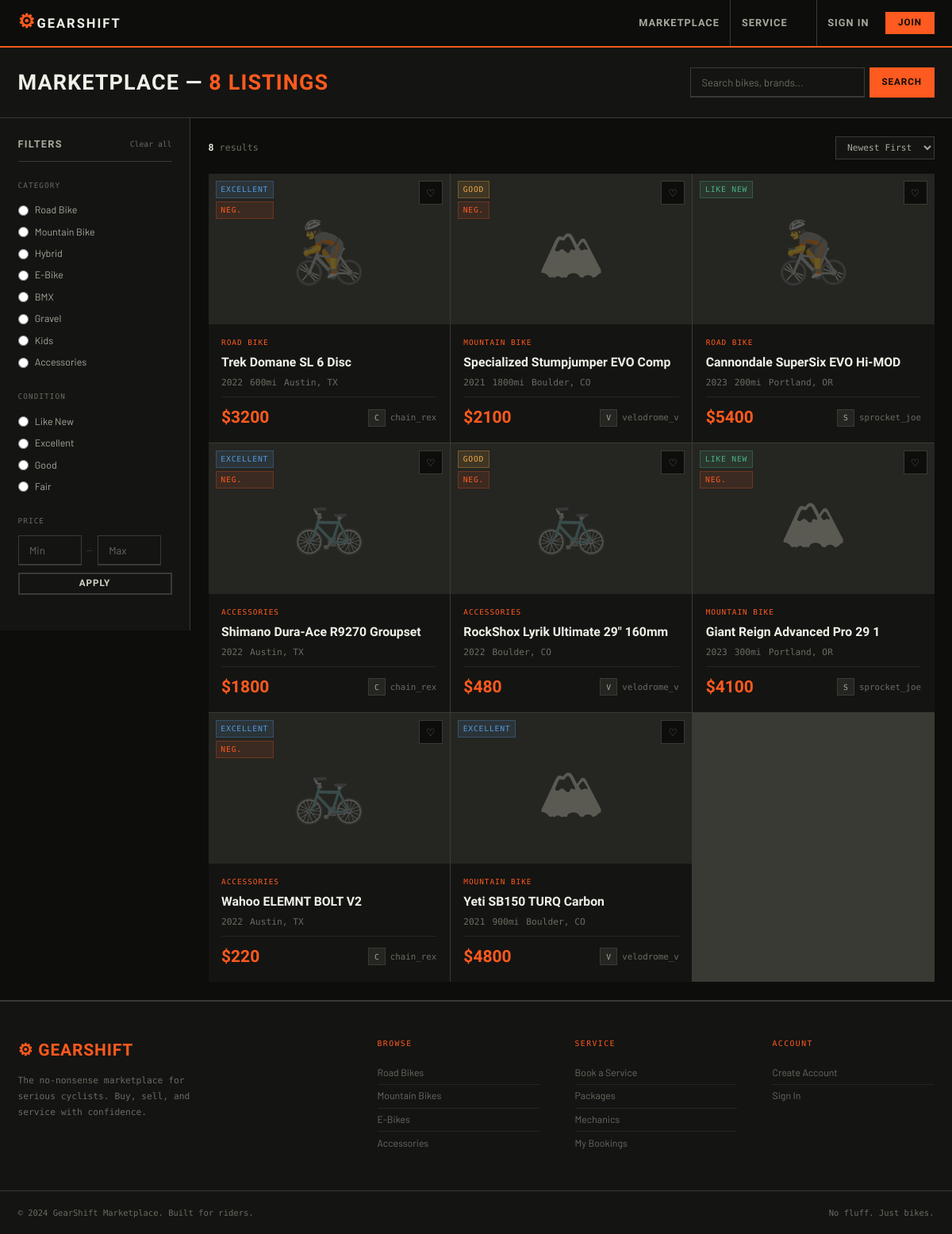
Screenshot of /browse with the database file from the repository.
### tables this page shows
CREATE TABLE listings (
        id INTEGER PRIMARY KEY AUTOINCREMENT,
        seller_id INTEGER,
        title TEXT NOT NULL,
        category TEXT,
        brand TEXT,
        model TEXT,
        year INTEGER,
        condition TEXT,
        price REAL,
        negotiable INTEGER DEFAULT 1,
        description TEXT,
        frame_size TEXT,
        color TEXT,
        mileage INTEGER,
        location TEXT,
        service_history TEXT,
        images TEXT DEFAULT '[]',
        status TEXT DEFAULT 'active',
        views INTEGER DEFAULT 0,
        created_at TIMESTAMP DEFAULT CURRENT_TIMESTAMP,
        FOREIGN KEY(seller_id) REFERENCES users(id)
    );

CREATE TABLE users (
        id INTEGER PRIMARY KEY AUTOINCREMENT,
        username TEXT UNIQUE NOT NULL,
        email TEXT UNIQUE NOT NULL,
        password TEXT NOT NULL,
        full_name TEXT,
        phone TEXT,
        location TEXT,
        bio TEXT,
        avatar TEXT,
        rating REAL DEFAULT 4.5,
        reviews_count INTEGER DEFAULT 0,
        is_verified INTEGER DEFAULT 0,
        joined TIMESTAMP DEFAULT CURRENT_TIMESTAMP
    );

### app.py (the view)
@app.route('/browse')
def browse():
    c = db()
    q = request.args.get('q', '')
    cat = request.args.get('category', '')
    cond = request.args.get('condition', '')
    minp = request.args.get('min_price', 0)
    maxp = request.args.get('max_price', 999999)
    sort = request.args.get('sort', 'newest')
    sql = '''SELECT l.*,u.username,u.rating as sr,u.is_verified
        FROM listings l JOIN users u ON l.seller_id=u.id WHERE l.status="active"'''
    params = []
    if q:
        sql += ' AND (l.title LIKE ? OR l.brand LIKE ? OR l.description LIKE ?)'
        params += [f'%{q}%'] * 3
    if cat:
        sql += ' AND l.category=?'
        params.append(cat)
    if cond:
        sql += ' AND l.condition=?'
        params.append(cond)
    sql += ' AND l.price BETWEEN ? AND ?'
    params += [minp, maxp]
    order = {'newest': 'l.created_at DESC', 'price_low': 'l.price ASC', 'price_high': 'l.price DESC', 'popular': 'l.views DESC'}.get(sort, 'l.created_at DESC')
    sql += f' ORDER BY {order}'
    listings = c.execute(sql, params).fetchall()
    c.close()
    return render_template('browse.html', listings=listings, q=q, category=cat, condition=cond, sort=sort)

### app.py (called while the page is built)
def db():
    conn = sqlite3.connect('gearshift.db')
    conn.row_factory = sqlite3.Row
    return conn

@app.context_processor
def globals():
    unread = 0
    if session.get('uid'):
        c = db()
        unread = c.execute('SELECT COUNT(*) FROM messages WHERE receiver_id=? AND is_read=0', (session['uid'],)).fetchone()[0]
        c.close()
    return dict(uid=session.get('uid'), uname=session.get('uname'), unread=unread)

### templates/browse.html (shortened to what this page needs)
{% extends "base.html" %}
{% block content %}
<div class="page-banner">
  <div class="page-banner-inner">
    <h1>Marketplace — <span style="color:var(--orange)">{{ listings|length }} listings</span></h1>
    <form action="{{ url_for('browse') }}" method="GET" style="display:flex;gap:.4rem;flex-wrap:wrap">
      <input type="text" name="q" value="{{ q }}" class="input" placeholder="Search bikes, brands..." style="width:220px">
      <button type="submit" class="btn btn-primary btn-sm">Search</button>
    </form>
  </div>
</div>
<div class="browse-layout">
  <aside class="filter-col">
    <div class="filter-title">
      Filters
      <button class="filter-clear" onclick="window.location='{{ url_for('browse') }}'">Clear all</button>
    </div>
    <form id="ff" action="{{ url_for('browse') }}" method="GET">
      <div class="filter-group">
        <span class="filter-group-label">Category</span>
        {% for cat in ['Road Bike','Mountain Bike','Hybrid','E-Bike','BMX','Gravel','Kids','Accessories'] %}
        <label class="filter-radio"><input type="radio" name="category" value="{{ cat }}" {% if category==cat %}checked{% endif %} onchange="document.getElementById('ff').submit()"><span>{{ cat }}</span></label>
        {% endfor %}
      </div>
      <div class="filter-group">
        <span class="filter-group-label">Condition</span>
        {% for cond in ['Like New','Excellent','Good','Fair'] %}
        <label class="filter-radio"><input type="radio" name="condition" value="{{ cond }}" {% if condition==cond %}checked{% endif %} onchange="document.getElementById('ff').submit()"><span>{{ cond }}</span></label>
        {% endfor %}
      </div>
      <div class="filter-group">
        <span class="filter-group-label">Price</span>
        <div class="filter-price">
          <input type="number" name="min_price" placeholder="Min" value="{{ request.args.get('min_price','') }}" class="input" style="width:80px">
          <span>—</span>
          <input type="number" name="max_price" placeholder="Max" value="{{ request.args.get('max_price','') }}" class="input" style="width:80px">
        </div>
        <button type="submit" class="btn btn-outline btn-sm btn-full" style="margin-top:.6rem">Apply</button>
      </div>
    </form>
  </aside>
  <div class="browse-main">
    <div class="browse-bar">
      <div class="browse-count"><strong>{{ listings|length }}</strong> results{% if category %} — {{ category }}{% endif %}</div>
      <select class="sort-select" onchange="(function(v){var u=new URL(window.location);u.searchParams.set('sort',v);window.location=u;})(this.value)">
        <option value="newest" {% if sort=='newest' %}selected{% endif %}>Newest First</option>
      </select>
    </div>
    {% if listings %}
    <div class="grid">
      {% for item in listings %}
      <div class="card" onclick="location.href='{{ url_for('listing', lid=item.id) }}'">
        <div class="card-img">
          <div class="card-emoji">{% if 'Mountain' in item.category %}🏔{% elif 'Road' in item.category %}🚴{% elif 'E-Bike' in item.category %}⚡{% else %}🚲{% endif %}</div>
          <div class="card-badges">
            <span class="tag tag-{% if item.condition=='Like New' %}green{% elif item.condition=='Excellent' %}blue{% elif item.condition=='Good' %}amber{% else %}grey{% endif %}">{{ item.condition }}</span>
            {% if item.negotiable %}<span class="tag tag-orange">Neg.</span>{% endif %}
          </div>
          <button class="card-fav" onclick="event.stopPropagation();favToggle(this,{{ item.id }})">♡</button>
        </div>
        <div class="card-body">
          <div class="card-cat">{{ item.category }}</div>
          <div class="card-title">{{ item.title }}</div>
          <div class="card-meta">{% if item.year %}<span>{{ item.year }}</span>{% endif %}{% if item.mileage %}<span>{{ item.mileage }}mi</span>{% endif %}<span>{{ item.location }}</span></div>
          <div class="card-foot"><span class="card-price">${{ "%.0f"|format(item.price) }}</span><div class="card-seller"><span class="seller-init">{{ item.username[0].upper() }}</span>{{ item.username }}</div></div>
        </div>
      </div>
      {% endfor %}
    </div>
    {% else %}
    <div class="empty-state"><div class="empty-label">No listings found</div><div class="empty-sub">Try different filters</div><a href="{{ url_for('browse') }}" class="btn btn-outline">Clear Filters</a></div>
    {% endif %}
  </div>
</div>
{% endblock %}

### rows the page displays
listings: condition "EXCELLENT", negotiable "NEG.", category "ROAD BIKE", title "Trek Domane SL 6 Disc", year "2022", mileage "600", location "Austin, TX", price "3200", username "C", username "chain_rex"
listings: condition "GOOD", negotiable "NEG.", category "MOUNTAIN BIKE", title "Specialized Stumpjumper EVO Comp", year "2021", mileage "1800", location "Boulder, CO", price "2100", username "V", username "velodrome_v"
listings: condition "LIKE NEW", category "ROAD BIKE", title "Cannondale SuperSix EVO Hi-MOD", year "2023", mileage "200", location "Portland, OR", price "5400", username "S", username "sprocket_joe"
listings: condition "EXCELLENT", negotiable "NEG.", category "ACCESSORIES", title "Shimano Dura-Ace R9270 Groupset", year "2022", location "Austin, TX", price "1800", username "C", username "chain_rex"
listings: condition "GOOD", negotiable "NEG.", category "ACCESSORIES", title "RockShox Lyrik Ultimate 29\" 160mm", year "2022", location "Boulder, CO", price "480", username "V", username "velodrome_v"
listings: condition "LIKE NEW", negotiable "NEG.", category "MOUNTAIN BIKE", title "Giant Reign Advanced Pro 29 1", year "2023", mileage "300", location "Portland, OR", price "4100", username "S", username "sprocket_joe"
listings: condition "EXCELLENT", negotiable "NEG.", category "ACCESSORIES", title "Wahoo ELEMNT BOLT V2", year "2022", location "Austin, TX", price "220", username "C", username "chain_rex"
listings: condition "EXCELLENT", category "MOUNTAIN BIKE", title "Yeti SB150 TURQ Carbon", year "2021", mileage "900", location "Boulder, CO", price "4800", username "V", username "velodrome_v"

### other values shown
{{ listings|length }} "8"
{{ cat }} "Road Bike" "Mountain Bike" "Hybrid" "E-Bike" "BMX" "Gravel" "Kids" "Accessories"
{{ cond }} "Like New" "Excellent" "Good" "Fair"
